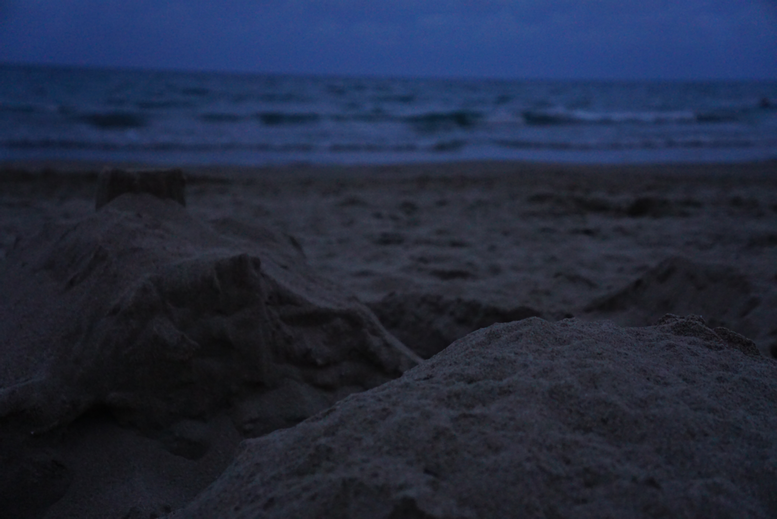
%> input picture lab2/plaza1.png, 777 x 519 px
$ octave lab2.m   (GNU Octave 9; MATLAB toolbox functions it lacks are replaced by stand-ins)
%> lines starting %> are read from the running program, lines starting %| are printed output that depends on the picture
img_uint8 = imread('plaza1.png');
%> img_uint8 is the input picture: size 519x777x3 uint8; mean R, G, B 34.7, 42.5, 63.6
#imshow(img_uint8);
### ZADANIE 1 ###
img_dbl = double(img_uint8);
img_cp = img_dbl;
img_cp(:,:,1) = img_dbl(:,:,3);
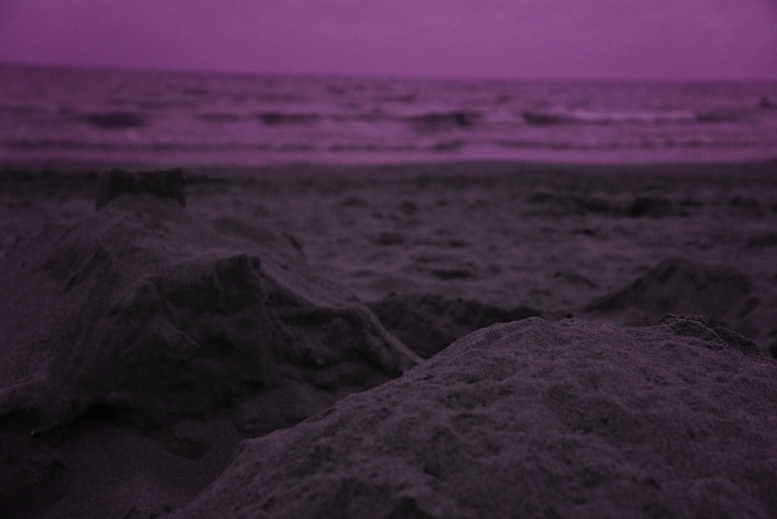
%> img_cp: size 519x777x3 double; mean R, G, B 63.6, 42.5, 63.6
img_cp(:,:,3) = img_dbl(:,:,1);
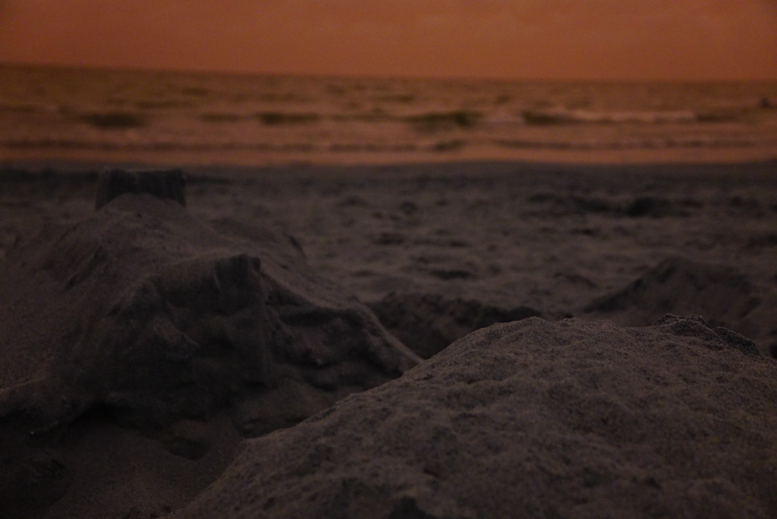
%> img_cp: size 519x777x3 double; mean R, G, B 63.6, 42.5, 34.7
#subplot(1,2,1);
#imshow(img_dbl/255);
#title('Przed zmiana');
#subplot(1,2,2);
#imshow(img_cp/255);
#title('Po zmianie');
### ZADANIE 2 ###
#Zamiana obrazka na wektor
img_vec = reshape(img_dbl,[],3);
#Histogram wszystkich warto쐁i
#subplot(2,2,1);
#hist(img_vec(:), 100);
#title('Histogram wszystkich warto쐁i');
###Czerwony
#subplot(2,2,2);
#hist(img_vec(:, 1), 100);
#title('R');
###Zielony
#subplot(2,2,3);
#hist(img_vec(:, 2), 100);
#title('G');
###Niebieski
#subplot(2,2,4);
#hist(img_vec(:, 3), 100);
#title('B');
### ZADANIE 3 ###
#Skalowanie histogramu
#min_value = min(img_dbl(:));
#max_value = max(img_dbl(:));
#img_norm = (img_dbl - min_value) / (max_value - min_value) * 255;
#subplot(1,2,1);
#imshow(img_dbl/255);
#title('Org');
#subplot(1,2,2);
#imshow(img_norm/255);
#title('zmieniony');
%> (the run ends here)
